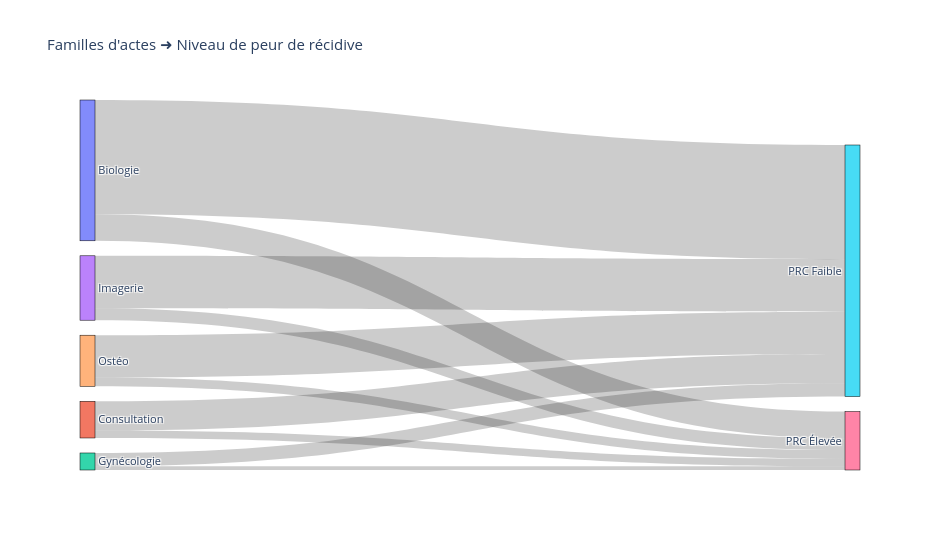

Notebook cell for this chart:
### Code cell
# Diagramme 1 : Famille ➜ PRC
links_fam_prc = (
    df_long.query("conforme == 1")
           .groupby(["Famille", "PRC"])
           .size()
           .reset_index(name="value")
           .assign(PRC=lambda d: d["PRC"].map({0: "PRC Faible", 1: "PRC Élevée"}))
           .rename(columns={"Famille": "source", "PRC": "target"})
)

sankey_from_df(links_fam_prc, "Familles d'actes ➜ Niveau de peur de récidive")

### Figure 1 — Plotly figure (JSON) as saved in the notebook; plotly's stock layout.template omitted (floating-point values rounded to 4 significant figures)
{"data": [{"arrangement": "snap", "link": {"source": [0, 0, 1, 1, 2, 2, 3, 3, 4, 4], "target": [5, 6, 5, 6, 5, 6, 5, 6, 5, 6], "value": [1865, 435, 478, 121, 218, 60, 857, 195, 691, 144]}, "node": {"label": ["Biologie", "Consultation", "Gynécologie", "Imagerie", "Ostéo", "PRC Faible", "PRC Élevée"], "line": {"color": "black", "width": 0.5}, "pad": 15, "thickness": 15}, "type": "sankey"}], "layout": {"font": {"size": 11}, "height": 550, "title": {"text": "Familles d'actes ➜ Niveau de peur de récidive"}, "width": 940}}
